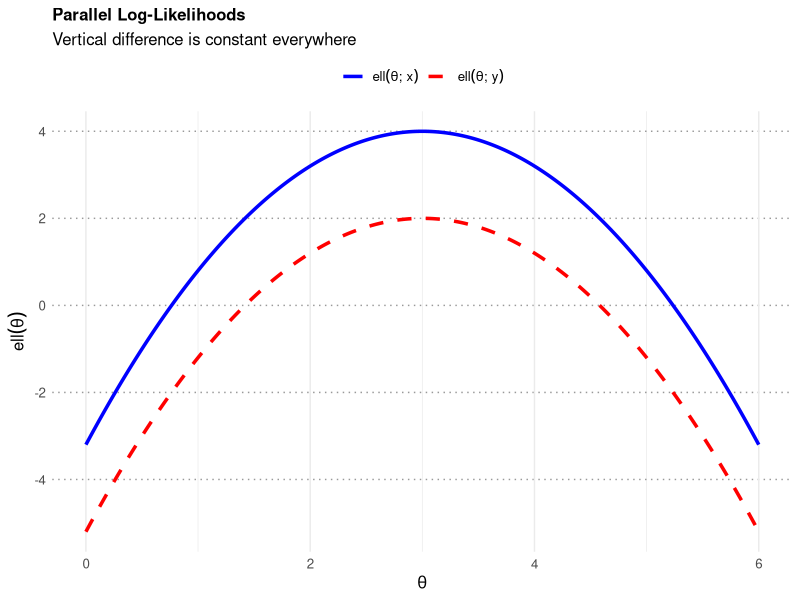

Generate this figure with R:
## ---- chunk 1
#| fig-cap: "Visualizing Parallel Log-Likelihoods"
#| echo: false
#| fig-align: "center"
#| message: false
#| warning: false
#| out.width: "70%"

library(ggplot2)

# Define range for theta
theta <- seq(0, 6, length.out = 300)

# Define log-likelihood functions
# Peak is set exactly at y = 4 to align with a grid line
ll_x <- -0.8 * (theta - 3)^2 + 4 

# The gap is set to 2, matching the grid spacing
const_diff <- 2
ll_y <- ll_x - const_diff

# Create data frame for plotting
# We use simple factor levels "A" and "B" for mapping, 
# then swap them for expressions in the scale functions
df <- data.frame(
  theta = rep(theta, 2),
  loglik = c(ll_x, ll_y),
  curve = rep(c("A", "B"), each = 300)
)

# Plot
ggplot(df, aes(x = theta, y = loglik, color = curve, linetype = curve)) +
  geom_line(linewidth = 1.2) +
  
  # Styling with Math Expressions in Legends
  scale_color_manual(
    values = c("blue", "red"),
    labels = expression(ell(theta*"; "*x), ell(theta*"; "*y))
  ) +
  scale_linetype_manual(
    values = c("solid", "dashed"),
    labels = expression(ell(theta*"; "*x), ell(theta*"; "*y))
  ) +
  
  # Force grid lines to align with the peaks and the gap
  scale_y_continuous(breaks = seq(-10, 10, by = 2)) +
  
  # Math expressions for axes
  labs(x = expression(theta), 
       y = expression(ell(theta)),
       title = "Parallel Log-Likelihoods",
       subtitle = "Vertical difference is constant everywhere") +
  
  theme_minimal() +
  theme(legend.title = element_blank(),
        legend.position = "top",
        text = element_text(size = 12),
        plot.title = element_text(size = 12, face = "bold"),
        panel.grid.major.y = element_line(color = "gray60", linetype = "dotted"),
        panel.grid.minor.y = element_blank())
